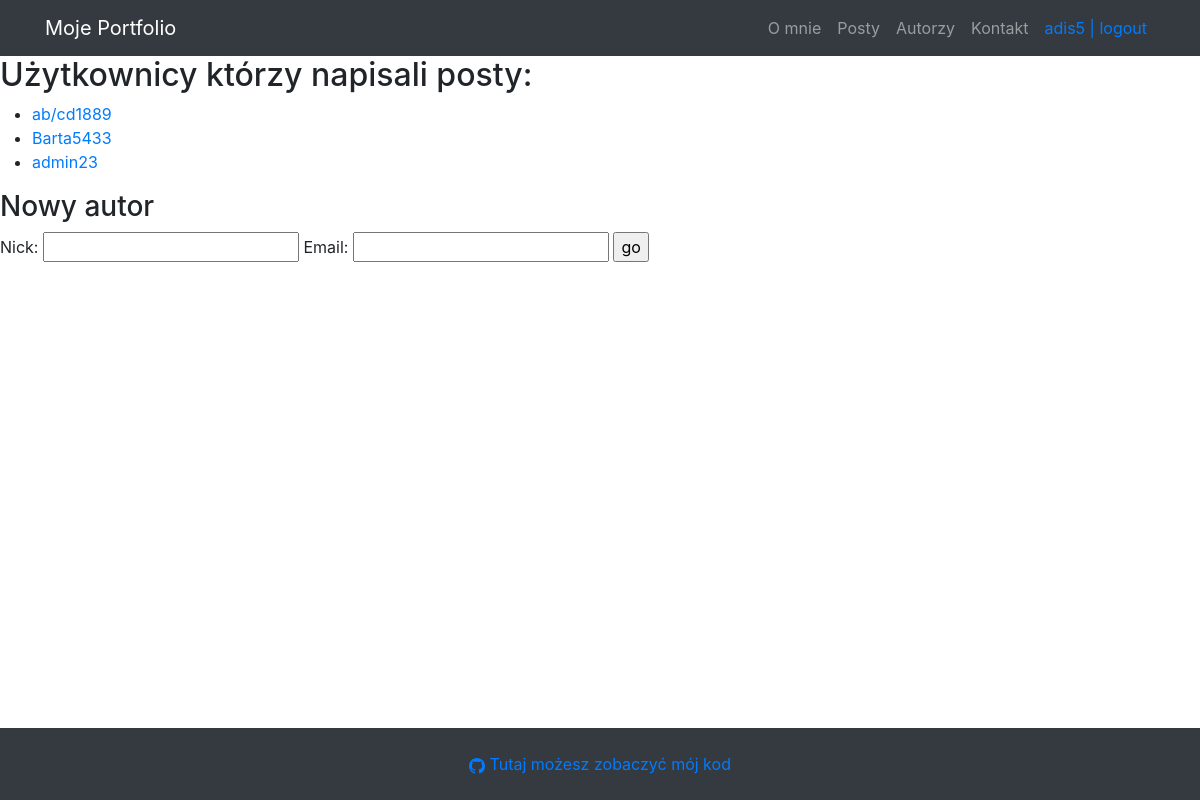
The page /authors/ (signed in) on the database as committed earlier.
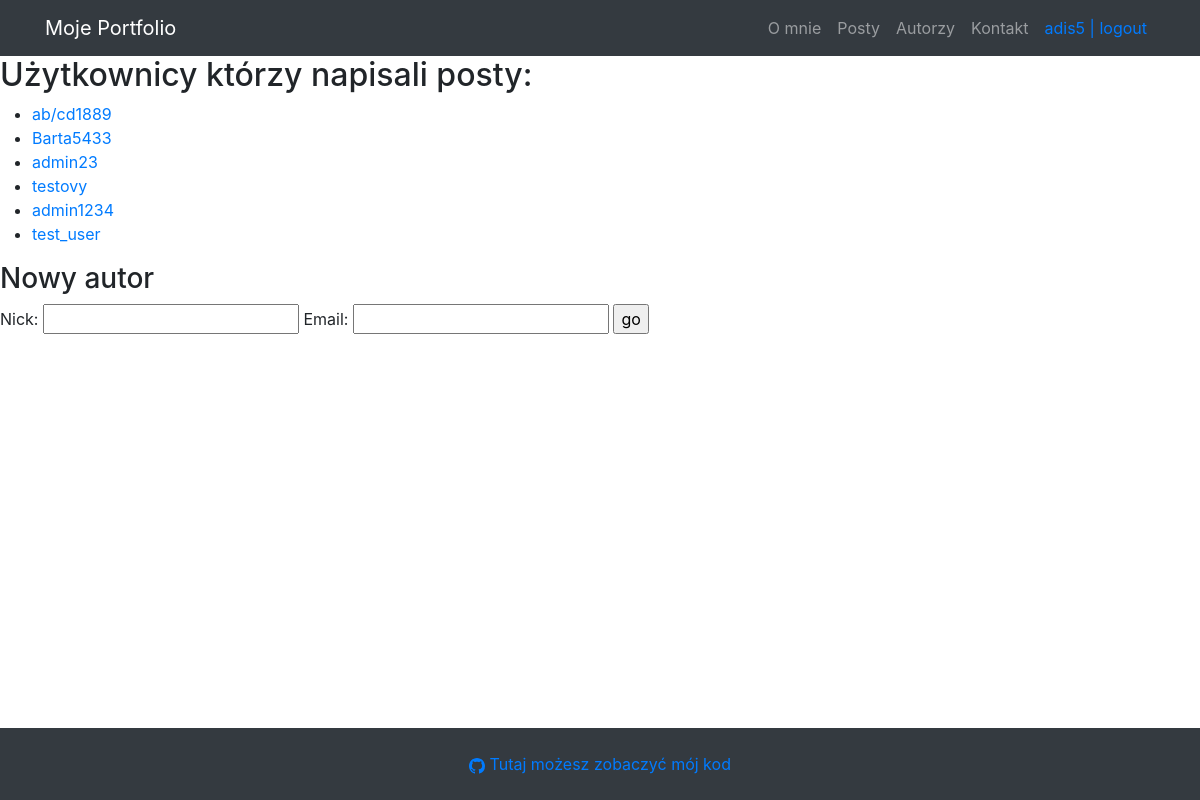
The same page on the database as committed later.
### posts/models.py (models this page shows, shortened)
class Author(models.Model):
    nick = models.CharField(max_length=20, unique=True)
    email = models.EmailField(max_length=40, unique=True)

### posts/views.py (the view, shortened to what this page needs)
# urls.py: path('authors/', authors_list, name="authors_list"),
@login_required
def authors_list(request):
    authors = Author.objects.all()
    form = AuthorForm()
    return render(
        request=request,
        template_name="posts/author_list.html",
        context = {
            "authors": authors,
            "form": form,
                   }
    )

### posts/forms.py (shortened to what this page needs)
class AuthorForm(forms.ModelForm):
    class Meta:
        model = Author
        fields = ["nick", "email"]

### posts/templates/posts/author_list.html (shortened to what this page needs)
{% extends "main.html" %}
{% block content %}
<nav class="navbar navbar-expand-lg navbar-dark bg-dark">
            <div class="container">
                <a class="navbar-brand" href="{% url "greetings" %}">Moje Portfolio</a>
                <div class="collapse navbar-collapse" id="navbarSupportedContent">
                    <ul class="navbar-nav ms-auto mb-2 mb-lg-0">
                        <li class="nav-item"><a class="nav-link" href="{% url 'about_me' %}">O mnie</a></li>
                        <li class="nav-item"><a class="nav-link" href="{% url 'posts_list' %}">Posty</a></li>
                        <li class="nav-item"><a class="nav-link" href="{% url 'authors_list' %}">Autorzy</a></li>
                        <li class="nav-item"><a class="nav-link" href="{% url 'contact' %}">Kontakt</a></li></li>
                         {% if user.is_authenticated %}
                       <li class="nav-link text-primary">
                           {{ user.username }} | <a href="{% url 'logout' %}">logout</a>
                       </li>
                        {% else %}
                       <li> class="nav-link" href="{% url 'login' %}">login</li>
                        {% endif %}
                    </ul>
                </div>
            </div>
        </nav>
         <h2>Użytkownicy którzy napisali posty:</h2>
    <ul>
       {% for a in authors %}
            <li><a href="{{ a.id }}/">{{ a.nick }}</a></li>
       {% endfor %}
   </ul>
            <h3>Nowy autor</h3>
        <form method="post">
               {{ form.as_table }}
            <input type="submit" value="go">
        </form>
{% endblock %}

### templates/main.html (shortened to what this page needs)
{% load bootstrap4 %}
<!DOCTYPE html>
<html lang="en">
<head>
    {% load static %}
    <link href="https://cdn.jsdelivr.net/npm/bootstrap@5.2.1/dist/css/bootstrap.min.css" rel="stylesheet">
    {% bootstrap_css %}
</head>
<body >
{%block content%}{%endblock%}
<footer class = "bg-dark text-center text-white fixed-bottom">
<div class = "footer container p-4">
        <a href="https://github.com/adis5433?tab=repositories">
            Tutaj możesz zobaczyć mój kod
        </a>
</div>
</footer>
</body>
</html>

Rows that differ between the two databases and show on the page:
added Author: nick "testovy"
added Author: nick "admin1234"
added Author: nick "test_user"
